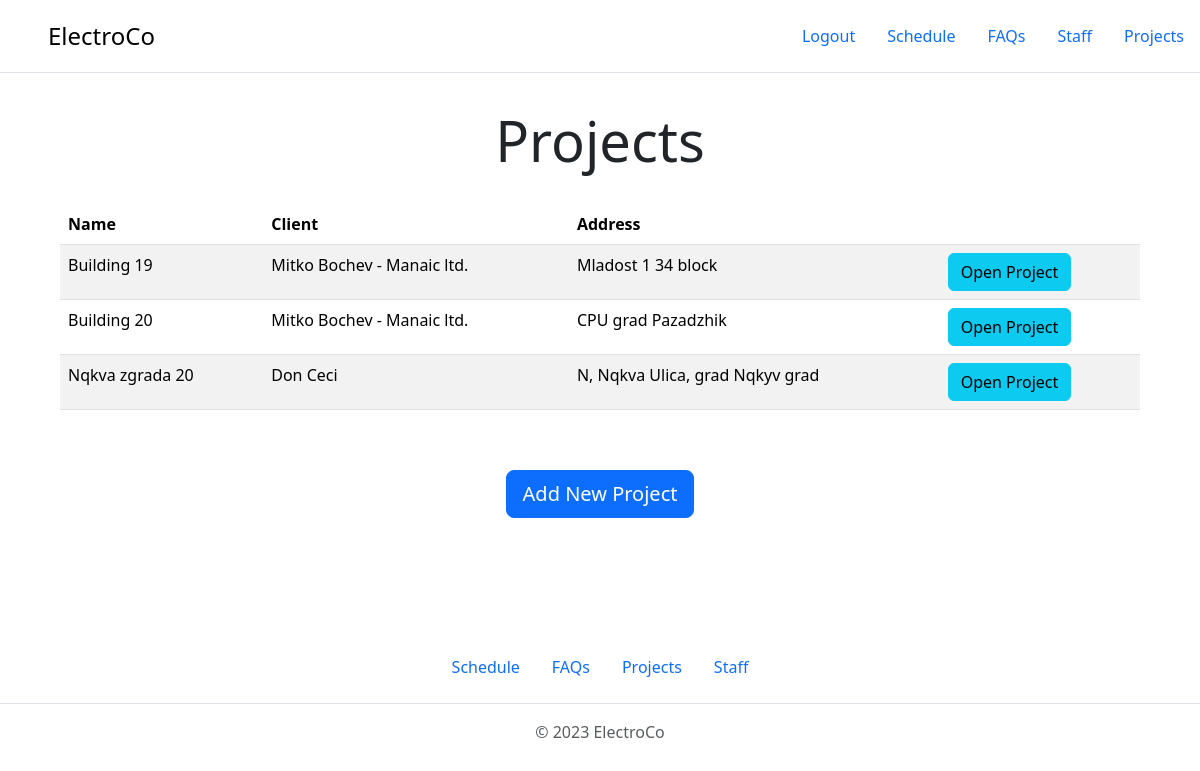
The page /projects/ (signed in) on the database as committed earlier.
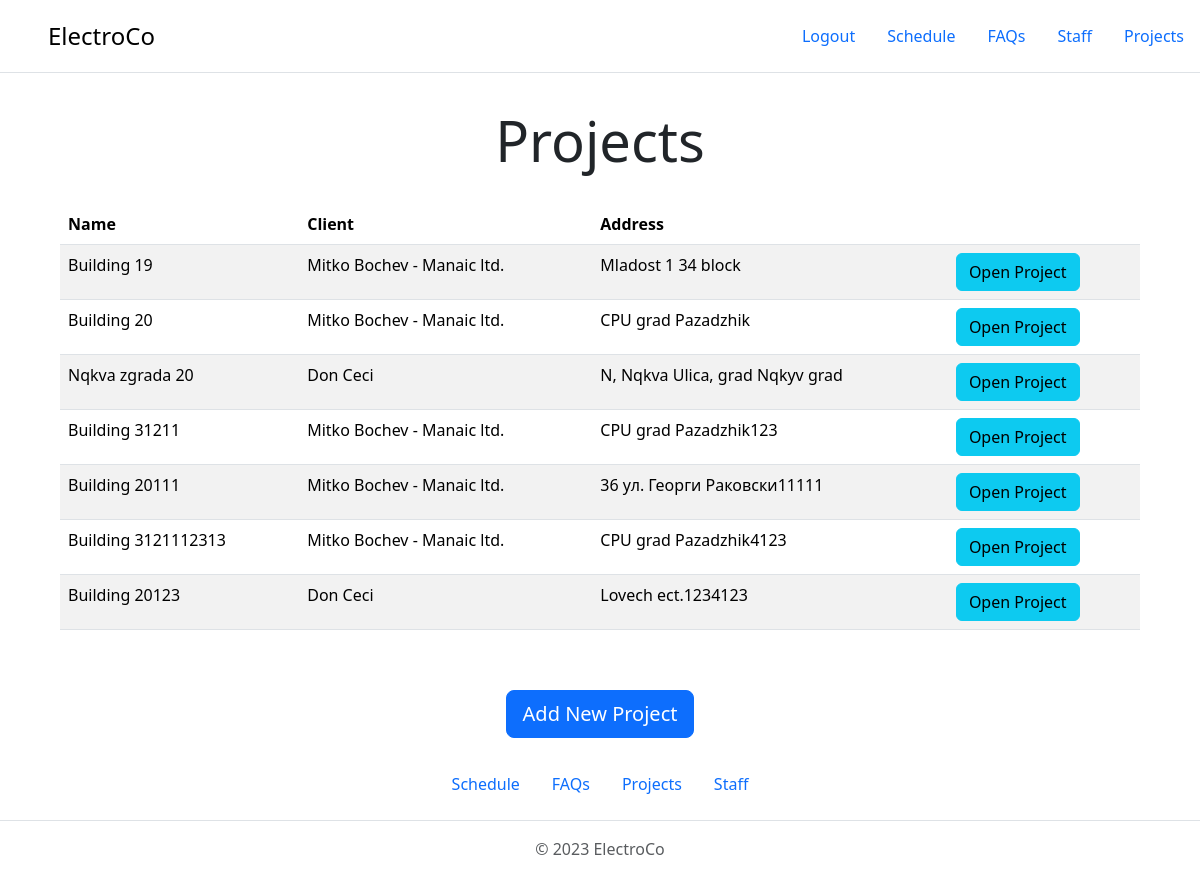
The same page on the database as committed later.
### ProjectManagement/projects/models.py (models this page shows, shortened)
class Project(models.Model):
    project_name = models.CharField(max_length=120, blank=False, null=False, unique=True)
    address = models.CharField(max_length=120, blank=False, null=False, unique=True)
    client = models.ForeignKey(Client, on_delete=models.SET_NULL, blank=False, null=True)
    slug = models.SlugField(unique=True)

class Client(models.Model):
    first_name = models.CharField(max_length=120, blank=False, null=False)
    last_name = models.CharField(max_length=120, blank=False, null=False)
    organisation = models.CharField(max_length=120, blank=True, null=False)
    phone_number = models.CharField(max_length=120, blank=True, null=False)
    email = models.EmailField(blank=True, null=False)
    address = models.CharField(max_length=120, blank=True, null=True)
    full_name = models.CharField(max_length=120, blank=True)
    def __str__(self):
        return f'{self.first_name} {self.last_name}'

### ProjectManagement/projects/views.py (the view)
# urls.py: path('', views.projects_projects_page_view, name='projects-projects-page'),
@user_passes_test(is_superuser)
def projects_projects_page_view(request):
    projects = Project.objects.all()
    context = {
        'projects': projects,
    }
    return render(request, 'projects/projects-projects-page.html', context)

### ProjectManagement/projects/views.py (called while the page is built)
def is_superuser(user):
    return user.is_superuser

### templates/projects/projects-projects-page.html
{% extends 'base.html' %}
{% block content %}
    <p class="display-4" style="margin: 10px auto 20px auto;">Projects</p>
    <table class="table table-striped" style="margin: 10px auto;
                max-width: 90%;">
        <thead>
        <tr>
            <th scope="col">Name</th>
            <th scope="col">Client</th>
            <th scope="col">Address</th>
            <th scope="col"></th>
        </tr>
        </thead>
        <tbody>
        {% for project in projects %}
            <tr>
                <td>{{ project.project_name }}</td>
                <td>{{ project.client }}
                    {% if project.client.organisation %}
                        - {{ project.client.organisation }}
                    {% endif %}
                </td>
                <td>{{ project.address }}</td>
                <td>
                    <a class="btn btn-info" href="{% url 'projects-project-page' project.slug %}">
                        Open Project
                    </a>
                </td>
            </tr>
        {% endfor %}
        </tbody>
    </table>
    <a class="btn btn-primary btn-lg" style="margin: 50px auto 10px auto;"
       href="{% url 'projects-new-project-page' %}">Add New Project</a>
{% endblock %}

### templates/base.html (shortened to what this page needs)
{% load static %}
{% load widget_tweaks %}
<!doctype html>
<html lang="en">
<head>
    <link href="https://cdn.jsdelivr.net/npm/bootstrap@5.3.1/dist/css/bootstrap.min.css" rel="stylesheet"
>
</head>
<body class="d-flex flex-column min-vh-100">
<header class="d-flex flex-wrap justify-content-center py-3 mb-4 border-bottom">
    <a href="/" class="d-flex align-items-center mb-3 mb-md-0 me-md-auto link-body-emphasis text-decoration-none">
        <svg class="bi me-2" width="40" height="32">
            <use xlink:href="#bootstrap"></use>
        </svg>
        <span class="fs-4">ElectroCo</span>
    </a>
    <ul class="nav nav-pills">
        {% if user.is_authenticated %}
            <li class="nav-item"><a href="{% url 'accounts-logout-page' %}" class="nav-link">Logout</a></li>
            <li class="nav-item"><a href="#" class="nav-link">Schedule</a></li>
            <li class="nav-item"><a href="{% url 'faqs-page' %}" class="nav-link">FAQs</a></li>
            {% if user.is_superuser %}
                <li class="nav-item"><a href="{% url 'project-staff-page' %}" class="nav-link">Staff</a></li>
                <li class="nav-item"><a href="{% url 'projects-projects-page' %}" class="nav-link">Projects</a></li>
            {% endif %}
        {% endif %}
    </ul>
</header>
{% block content %}
{% endblock %}
<footer class="py-3 my-4 mt-auto">
    <ul class="nav justify-content-center border-bottom pb-3 mb-3">
        {% if user.is_authenticated %}
            <li class="nav-item"><a href="#" class="nav-link">Schedule</a></li>
            <li class="nav-item"><a href="{% url 'faqs-page' %}" class="nav-link">FAQs</a></li>
            {% if user.is_superuser %}
                <li class="nav-item"><a href="{% url 'projects-projects-page' %}" class="nav-link">Projects</a></li>
                <li class="nav-item"><a href="{% url 'project-staff-page' %}" class="nav-link">Staff</a></li>
            {% endif %}
        {% endif %}
    </ul>
    <p class="text-center text-body-secondary">© 2023 ElectroCo</p>
</footer>
</body>
</html>

Rows that differ between the two databases and show on the page:
added Project: project_name "Building 31211", client "Mitko Bochev", client.organisation "Manaic ltd.", address "CPU grad Pazadzhik123"
added Project: project_name "Building 20111", client "Mitko Bochev", client.organisation "Manaic ltd.", address "36 ул. Георги Раковски11111"
added Project: project_name "Building 3121112313", client "Mitko Bochev", client.organisation "Manaic ltd.", address "CPU grad Pazadzhik4123"
added Project: project_name "Building 20123", client "Don Ceci", address "Lovech ect.1234123"
